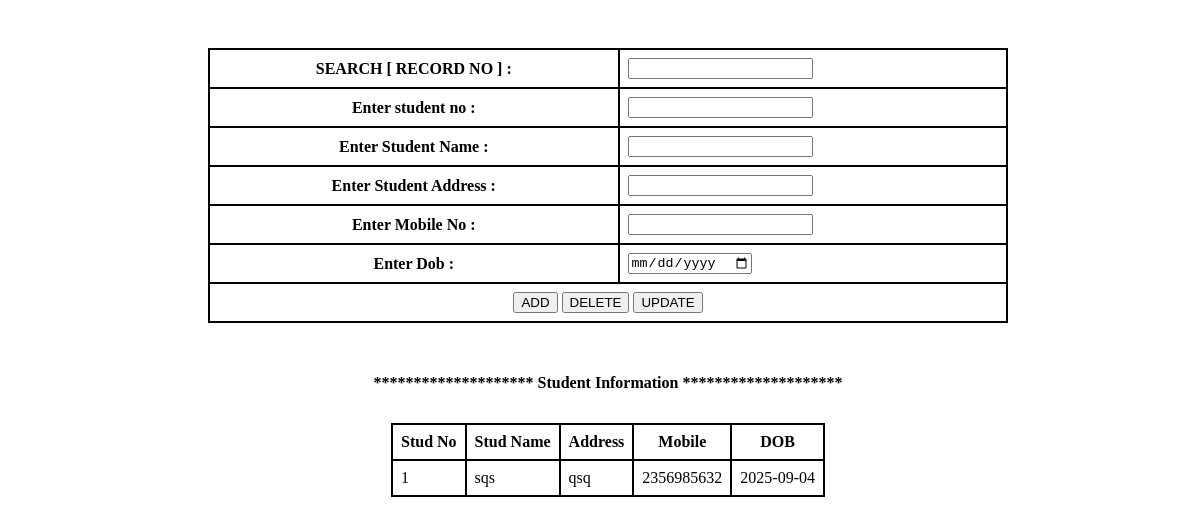
Screenshot of /Q3/operation.php with the database file from the repository.
### tables this page shows
CREATE TABLE `student_register` (
  `sno` int(3) DEFAULT NULL,
  `sname` varchar(20) DEFAULT NULL,
  `Saddress` varchar(50) DEFAULT NULL,
  `smobile` varchar(15) DEFAULT NULL,
  `sdob` date DEFAULT NULL
);

### Q3/operation.php (the view, shortened to what this page needs)
<?php
$connect = getDatabase();
$tableName = "student_register";
$query = "CREATE TABLE IF NOT EXISTS {$tableName}(
sno INT(3),
sname VARCHAR(20),
Saddress VARCHAR(50),
smobile VARCHAR(15),
sdob DATE
)";
mysqli_query($connect, $query);
?>
<!DOCTYPE html>
<html lang="en">
<head>
</head>
<body>
    <div class="container">
        <form method="POST">
            <table>
                <div class="form-section">
                    <tr>
                        <th> SEARCH [ RECORD NO ] : </th>
                        <td><input type="number" id="record-no" name="Search_No"></td>
                    </tr>
                    <tr>
                        <th> Enter student no : </th>
                        <td><input type="number" id="student-no" name="sno"></td>
                    </tr>
                    <tr>
                        <th> Enter Student Name : </th>
                        <td><input type="text" id="student-name" name="sname"></td>
                    </tr>
                    <tr>
                        <th> Enter Student Address : </th>
                        <td><input type="text" id="student-address" name="Saddress"></td>
                    </tr>
                    <tr>
                        <th> Enter Mobile No : </th>
                        <td><input type="number" id="mobile-no" name="smobile"></td>
                    </tr>
                    <tr>
                        <th> Enter Dob : </th>
                        <td><input type="date" id="dob" name="sdob"></td>
                    </tr>
                </div>
                <div class="buttons">
                    <tr align="center">
                        <th colspan="2">
                            <button type="submit" name="ADD" class="add-btn">ADD</button>
                            <button type="submit" name="DELETE" class="delete-btn">DELETE</button>
                            <button type="submit" name="UPDATE" class="update-btn">UPDATE</button>
                        </th>
                    </tr>
                </div>
            </table>
        </form>
    </div>
    <div class="divider">
        <p>******************** Student Information ********************</p>
    </div>
    <div class="table-section">
        <table>
            <thead>
                <tr>
                    <th>Stud No</th>
                    <th>Stud Name</th>
                    <th>Address</th>
                    <th>Mobile</th>
                    <th>DOB</th>
                </tr>
            </thead>
            <tbody>
                <?php
                $query = "SELECT * FROM {$tableName}";
                $result = mysqli_query($connect, $query);
                if ($result && mysqli_num_rows($result) > 0) {
                    while ($row = mysqli_fetch_assoc($result)) {
                        echo "<tr>
                            <td>{$row['sno']}</td>
                            <td>{$row['sname']}</td>
                            <td>{$row['Saddress']}</td>
                            <td>{$row['smobile']}</td>
                            <td>{$row['sdob']}</td>
                        </tr>";
                    }
                } else {
                    echo "<tr><td colspan='5' align='center'>No records found</td></tr>";
                }
                ?>
            </tbody>
        </table>
    </div>
</body>
</html>

### Q3/operation.php (style rules this page uses)
body { height: 100vh; width: 100vw; display: flex; flex-direction: column; align-items: center; }
.container { width: 80%; max-width: 800px; margin-top: 20px; }
table { width: 100%; border-collapse: collapse; margin-bottom: 20px; }
th, td, tr { border: 2px solid black; padding: 8px; }
.form-section { margin-bottom: 20px; }
.divider { text-align: center; margin: 15px 0; font-weight: bold; }
.table-section { margin-bottom: 30px; }

### rows the page displays
student_register: sno "1", sname "sqs", Saddress "qsq", smobile "2356985632", sdob "2025-09-04"
